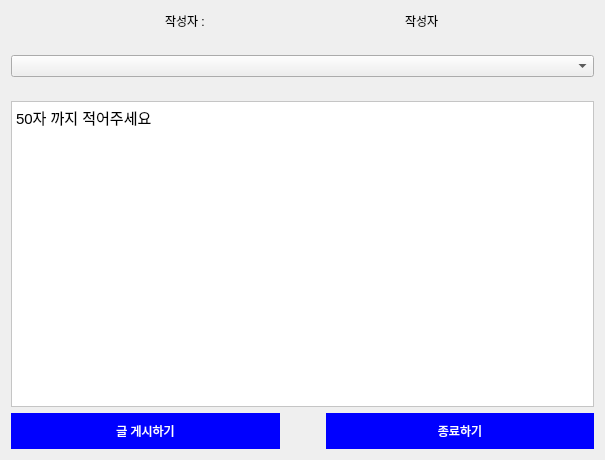
<?xml version="1.0" encoding="UTF-8"?>
<ui version="4.0">
 <class>seeboardWrite</class>
 <widget class="QWidget" name="seeboardWrite">
  <property name="geometry">
   <rect>
    <x>0</x>
    <y>0</y>
    <width>605</width>
    <height>460</height>
   </rect>
  </property>
  <property name="windowTitle">
   <string>Form</string>
  </property>
  <property name="styleSheet">
   <string notr="true"/>
  </property>
  <layout class="QVBoxLayout" name="verticalLayout">
   <item>
    <layout class="QHBoxLayout" name="horizontalLayout">
     <item>
      <widget class="QLabel" name="label">
       <property name="sizePolicy">
        <sizepolicy hsizetype="Fixed" vsizetype="Fixed">
         <horstretch>0</horstretch>
         <verstretch>0</verstretch>
        </sizepolicy>
       </property>
       <property name="styleSheet">
        <string notr="true">
font: 75 10pt &quot;맑은 고딕&quot;;</string>
       </property>
       <property name="text">
        <string>작성자 :</string>
       </property>
      </widget>
     </item>
     <item>
      <spacer name="horizontalSpacer">
       <property name="orientation">
        <enum>Qt::Horizontal</enum>
       </property>
       <property name="sizeType">
        <enum>QSizePolicy::Fixed</enum>
       </property>
       <property name="sizeHint" stdset="0">
        <size>
         <width>40</width>
         <height>20</height>
        </size>
       </property>
      </spacer>
     </item>
     <item>
      <widget class="QLabel" name="label_2">
       <property name="sizePolicy">
        <sizepolicy hsizetype="Fixed" vsizetype="Fixed">
         <horstretch>0</horstretch>
         <verstretch>0</verstretch>
        </sizepolicy>
       </property>
       <property name="styleSheet">
        <string notr="true">font: 75 10pt &quot;맑은 고딕&quot;;</string>
       </property>
       <property name="text">
        <string>작성자</string>
       </property>
      </widget>
     </item>
    </layout>
   </item>
   <item>
    <spacer name="verticalSpacer">
     <property name="orientation">
      <enum>Qt::Vertical</enum>
     </property>
     <property name="sizeType">
      <enum>QSizePolicy::Fixed</enum>
     </property>
     <property name="sizeHint" stdset="0">
      <size>
       <width>20</width>
       <height>18</height>
      </size>
     </property>
    </spacer>
   </item>
   <item>
    <widget class="QComboBox" name="fontComboBox">
     <property name="styleSheet">
      <string notr="true">font: 75 10pt &quot;맑은 고딕&quot;;
</string>
     </property>
    </widget>
   </item>
   <item>
    <spacer name="verticalSpacer_2">
     <property name="orientation">
      <enum>Qt::Vertical</enum>
     </property>
     <property name="sizeType">
      <enum>QSizePolicy::Fixed</enum>
     </property>
     <property name="sizeHint" stdset="0">
      <size>
       <width>20</width>
       <height>18</height>
      </size>
     </property>
    </spacer>
   </item>
   <item>
    <widget class="QTextEdit" name="textEdit">
     <property name="styleSheet">
      <string notr="true">font: 75 10pt &quot;맑은 고딕&quot;;

background-color : white;</string>
     </property>
     <property name="html">
      <string>&lt;!DOCTYPE HTML PUBLIC &quot;-//W3C//DTD HTML 4.0//EN&quot; &quot;http://www.w3.org/TR/REC-html40/strict.dtd&quot;&gt;
&lt;html&gt;&lt;head&gt;&lt;meta name=&quot;qrichtext&quot; content=&quot;1&quot; /&gt;&lt;style type=&quot;text/css&quot;&gt;
p, li { white-space: pre-wrap; }
&lt;/style&gt;&lt;/head&gt;&lt;body style=&quot; font-family:'맑은 고딕'; font-size:10pt; font-weight:72; font-style:normal;&quot;&gt;
&lt;p style=&quot; margin-top:0px; margin-bottom:0px; margin-left:0px; margin-right:0px; -qt-block-indent:0; text-indent:0px;&quot;&gt;&lt;span style=&quot; font-family:'Gulim'; font-size:11pt; font-weight:400;&quot;&gt;50자 까지 적어주세요&lt;/span&gt;&lt;/p&gt;&lt;/body&gt;&lt;/html&gt;</string>
     </property>
    </widget>
   </item>
   <item>
    <layout class="QHBoxLayout" name="horizontalLayout_2">
     <item>
      <widget class="QPushButton" name="pushButton">
       <property name="styleSheet">
        <string notr="true">border : 4px solid;
border-color : blue;
border-radius : 20px;
padding : 5px;

background-color : blue;
color: rgb(255, 255, 255);

font: 75 10pt &quot;맑은 고딕&quot;;</string>
       </property>
       <property name="text">
        <string>글 게시하기</string>
       </property>
      </widget>
     </item>
     <item>
      <spacer name="horizontalSpacer_2">
       <property name="orientation">
        <enum>Qt::Horizontal</enum>
       </property>
       <property name="sizeType">
        <enum>QSizePolicy::Fixed</enum>
       </property>
       <property name="sizeHint" stdset="0">
        <size>
         <width>40</width>
         <height>20</height>
        </size>
       </property>
      </spacer>
     </item>
     <item>
      <widget class="QPushButton" name="pushButton_2">
       <property name="styleSheet">
        <string notr="true">border : 4px solid;
border-color : blue;
border-radius : 20px;
padding : 5px;

background-color : blue;
color: rgb(255, 255, 255);

font: 75 10pt &quot;맑은 고딕&quot;;</string>
       </property>
       <property name="text">
        <string>종료하기</string>
       </property>
      </widget>
     </item>
    </layout>
   </item>
  </layout>
 </widget>
 <resources/>
 <connections/>
</ui>
